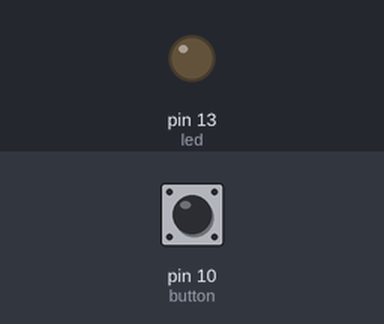
A sketch run on a simulated Arduino Uno, built with avr-gcc and run on an emulated ATmega328P. Parts: output pins drawn as LEDs (lit = HIGH). The test bench sets the inputs (shaded band); at power-on: pin 10 (button) LOW.

Above: at 1.2 s.
1.3 s: pin 10 (button) pulled HIGH for 0.15 s
At 1.37 s:
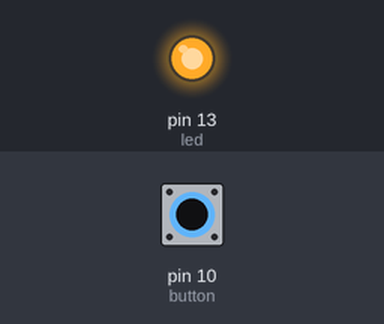
2.9 s: pin 10 (button) pulled HIGH for 3.2 s
At 7.1 s:
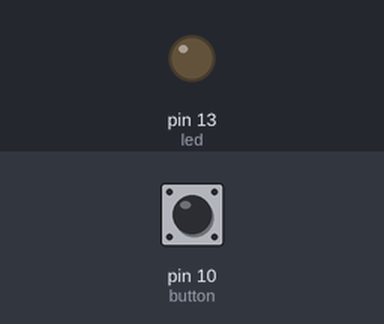
Timing chart, 0 to 8.6 s (numbered marks = the images above; inputs shaded):
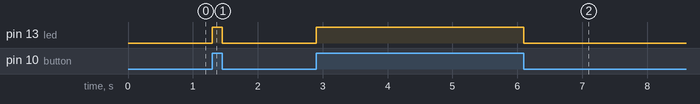

Measured:
- after the input at 1.3 s, pin 13 (led): LOW → HIGH at once, → LOW 0.15 s later
- after the input at 2.9 s, pin 13 (led): LOW → HIGH at once, → LOW 3.2 s later

The sketch:

2.1d-1-Light-Button.ino
```cpp
/*
Example 2.1d: Read the signal from the push button and then turn on-off the corresponding light
Method 1: use pinMode(INPUT) to read the value from the push button.
*/

int button = 10; //button connected to pin 10
boolean buttonState = false; //set the button state test variable to 0, equivalent to the state that the button has not been pressed
int led = 13;

void setup() {
  pinMode(button, INPUT); //the button is an input
  pinMode(led, OUTPUT);
  Serial.begin(9600);
}
void loop() {
  buttonState = digitalRead(button); // function digitalRead helps to read and check the state of the button, returns true if pressed, otherwise returns false
  digitalWrite(led, buttonState);
}
```
